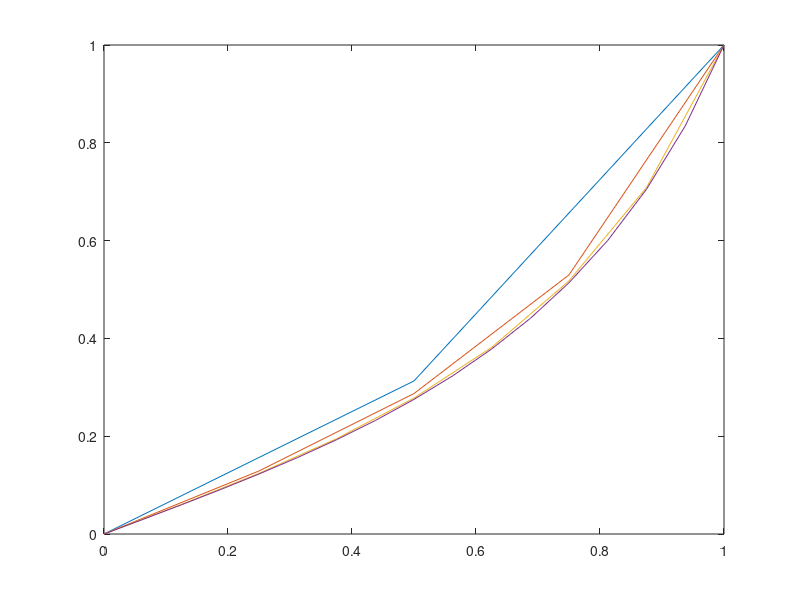

This chart was generated by the following MATLAB code:
function CP_10_1_Finite_Difference_Method 
clear
clc
% Initial Paramaters
t0 = 0;
t1 = 1;
u0 = 0;
u1 = 1;
func_initial = @(t, u) (10*u.^3+3*u+ t.^2);
func = @(t, y) [y(2); 10*y(1)^3 + 3*y(1) + t.^2];

disp('(b) Solving using Finite Difference Method:');

    n = [1 3 7 15]; 
    figure (2);
    options = optimset('MaxFunEvals', 5000, 'Display', 'off');
    for i = 1:4
        t = linspace(t0,t1,n(i)+2); % hesaplanacak t degerleri

        % fd fonksiyonuna hesaplamasını istedigimiz t degerlerini veriyoruz
         y_middle = fsolve(@finite_difference,t(2:n(i)+1),options);
        
        % y'nin bas, ara ve son degerleri
        y = [u0; y_middle.'; u1];
        plot(t,y); 
        hold on;
    end
   
        function [middle_vals] = finite_difference(y)
            n_fd = length(y);
            h = 1/(n_fd+1); % step_size
            t_fd = linspace(h,1-h,n_fd); 
            f = func_initial(t_fd,y);
            if n_fd > 1
                middle_vals = [(y(2)-2*y(1)+u0)/h^2-f(1); % ilk denklem
                    ((y(3:n_fd)-2*y(2:n_fd-1)+y(1:n_fd-2))/h^2-f(2:n_fd-1))'; % aradaki denklemler
                    (u1-2*y(n_fd)+y(n_fd-1))/h^2-f(n_fd)]; % son denklem
            else
                middle_vals = (u1-2*y+u0)/h^2-f;
            end
        end
end